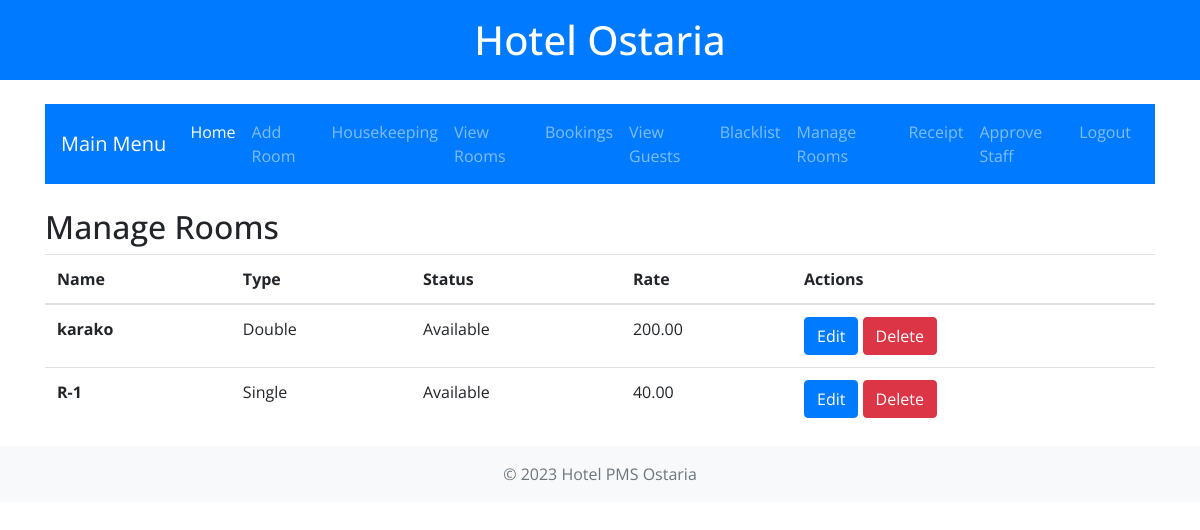
Page /manage/ (signed in) on the committed database.
### hotel_pms/models.py (models this page shows, shortened)
class Room(models.Model):
    ROOM_TYPES = (
        ('s', 'Single'),
        ('d', 'Double'),
        ('su', 'Suite'),
    )
    STATUS_CHOICES = [
        ('available', 'Available'),
        ('cleaning', 'Needs Cleaning'),
        ('maintenance', 'Needs Maintenance'),
    ]
    name = models.CharField(max_length=255,  default='basic')  # New field for room name
    status = models.CharField(max_length=12, choices=STATUS_CHOICES, default='available')
    room_type = models.CharField(max_length=2, choices=ROOM_TYPES)
    rate = models.DecimalField(max_digits=7, decimal_places=2,default=100.00)

### hotel_pms/views.py (the view)
# urls.py: path('manage/',views.managerooms, name='manage'),
@user_passes_test(lambda u: u.is_superuser, login_url='login')
def managerooms(request):
    rooms = Room.objects.all()
    return render(request, 'hotel_pms/manage_rooms.html', {'rooms': rooms})

### hotel_pms/templatetags/user_tags.py (called while the page is built)
@register.filter(name='has_group')
def has_group(user, group_name):
    return Group.objects.get(name=group_name) in user.groups.all()

### hotel_pms/templates/hotel_pms/manage_rooms.html
{% extends "hotel_pms/index.html" %}
{% load static %}
{% block content %}
<div class="container">
    <h2>Manage Rooms</h2>
    <table class="table">
        <thead>
            <tr>
                <th scope="col">Name</th>
                <th scope="col">Type</th>
                <th scope="col">Status</th>
                <th scope="col">Rate</th>
                <th scope="col">Actions</th>
            </tr>
        </thead>
        <tbody>
        {% for room in rooms %}
            <tr>
                <th scope="row">{{ room.name }}</th>
                <td>{{ room.get_room_type_display }}</td>
                <td>{{ room.get_status_display }}</td>
                <td>{{ room.rate }}</td>
                <td>
                    <a href="{% url 'edit_room' room.id %}" class="btn btn-primary">Edit</a>
                    <a href="{% url 'delete_room' room.id %}" class="btn btn-danger">Delete</a>
                </td>
            </tr>
        {% endfor %}
        </tbody>
    </table>
</div>
{% endblock %}

### rows in the picture
Room: name "karako", room_type "Double", status "Available", rate "200.00"
Room: name "R-1", room_type "Single", status "Available", rate "40.00"
